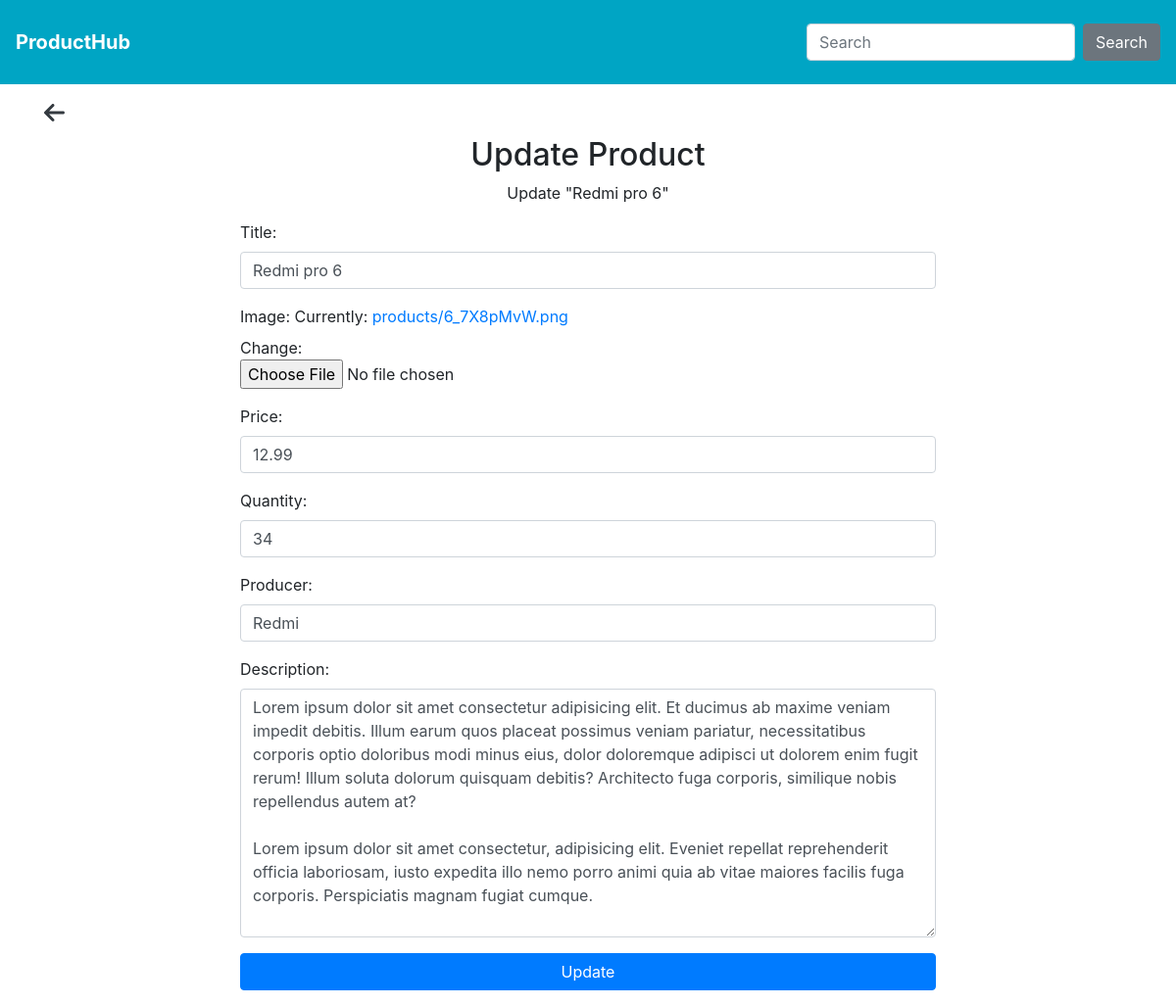
Before: /product_update/18/ with the older database file.
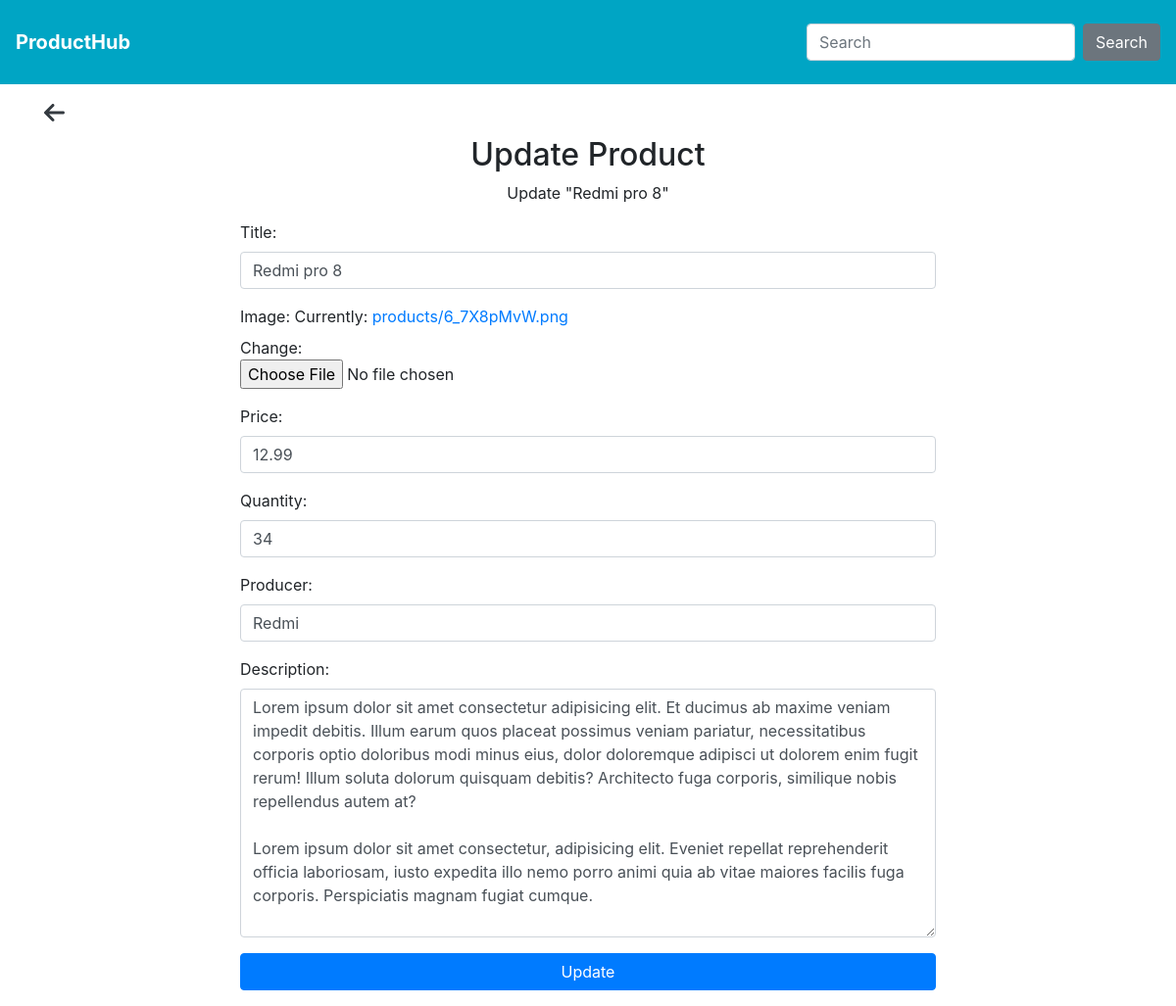
After: the same page with the newer database file.
### products/models.py (models this page shows, shortened)
class Product(models.Model):
    title = models.CharField(max_length=200)
    image = models.ImageField(upload_to="products/")
    price = models.DecimalField(max_digits=10, decimal_places=2)
    quantity = models.PositiveIntegerField()
    producer = models.CharField(max_length=200)
    description = models.TextField(blank=True)
    created_at = models.DateTimeField(auto_now_add=True)
    class Meta:
        ordering = ["-title"]
        indexes = [models.Index(fields=["title"])]

### products/views.py (the view)
def product_update(request, id):
    product = get_object_or_404(Product, id=id)
    if request.method == "POST":
        form = ProductForm(request.POST, request.FILES, instance=product)
        if form.is_valid():
            form.save()
            messages.success(request, "product updated successfully")
            return redirect("product-detail", id=product.id)
    else:
        form = ProductForm(instance=product)
    context = {"form": form, "product": product}
    return render(request, "products/update.html", context)

### products/forms.py
class ProductForm(forms.ModelForm):
    class Meta:
        model = Product
        fields = "__all__"
        widgets = {
            "title": forms.TextInput(
                attrs={
                    "class": "form-control",
                    "placeholder": "Title",
                }
            ),
            "image": forms.ClearableFileInput(attrs={"class": "form-control-file"}),
            "price": forms.NumberInput(
                attrs={
                    "class": "form-control",
                    "placeholder": "Price",
                }
            ),
            "quantity": forms.NumberInput(
                attrs={
                    "class": "form-control",
                    "placeholder": "Quantity",
                }
            ),
            "producer": forms.TextInput(
                attrs={
                    "class": "form-control",
                    "placeholder": "Producer",
                }
            ),
            "description": forms.Textarea(
                attrs={
                    "class": "form-control",
                    "placeholder": "Write description",
                }
            ),
        }

### products/templates/products/update.html
{% extends "base.html" %}
{% load static %}
{% block content %}
<div class="container">
  <div class="h4">
    <a href="{% url 'product-detail' product.id %}" class="text-dark"
      ><i class="fa fa-arrow-left" aria-hidden="true"></i
    ></a>
  </div>
  <h2 class="text-center">Update Product</h2>
  <p class="text-center">Update "{{ product.title }}"</p>
  <div class="col-8 mx-auto">
    <form method="post" enctype="multipart/form-data">
      {% csrf_token %} {{ form.as_p }}
      <button type="submit" class="btn btn-primary btn-block mb-3">
        Update
      </button>
    </form>
  </div>
</div>
{% endblock %}

Changed rows visible on the page:
changed Product "Redmi": title "Redmi pro 6" → "Redmi pro 8"
